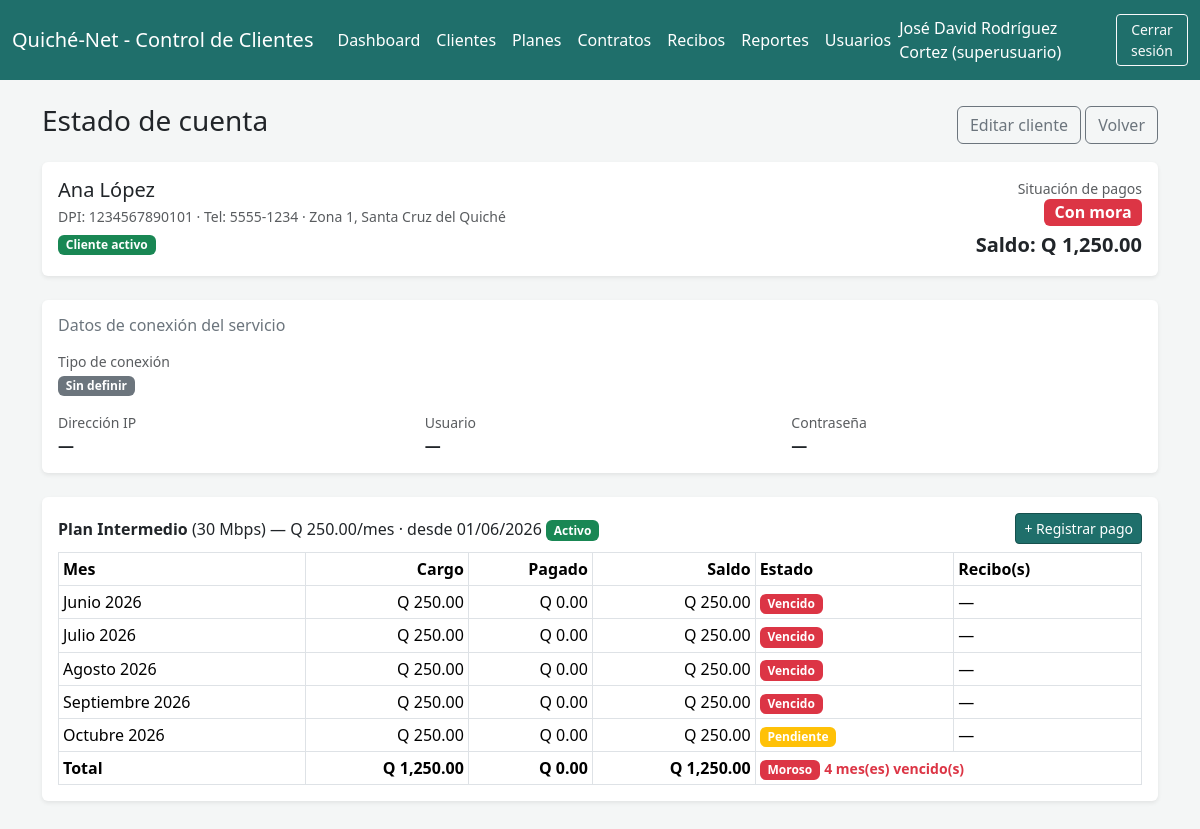
/cliente_detalle.php?id=1 (signed in), run on the app's committed database.
### tables this page shows
CREATE TABLE `clientes` (
  `id` int(11) NOT NULL,
  `nombre` varchar(150) NOT NULL,
  `dpi` varchar(13) DEFAULT NULL,
  `direccion` varchar(200) DEFAULT NULL,
  `telefono` varchar(20) DEFAULT NULL,
  `correo` varchar(100) DEFAULT NULL,
  `tipo_conexion` enum('fibra','antena') DEFAULT NULL,
  `torre` varchar(100) DEFAULT NULL,
  `ip` varchar(45) DEFAULT NULL,
  `usuario_servicio` varchar(100) DEFAULT NULL,
  `password_servicio` varchar(255) DEFAULT NULL,
  `estado` enum('activo','suspendido','inactivo') NOT NULL DEFAULT 'activo',
  `fecha_baja` datetime DEFAULT NULL,
  `creado_en` timestamp NOT NULL DEFAULT current_timestamp()
);

CREATE TABLE `contratos` (
  `id` int(11) NOT NULL,
  `cliente_id` int(11) NOT NULL,
  `plan_id` int(11) NOT NULL,
  `fecha_inicio` date NOT NULL,
  `fecha_fin` date DEFAULT NULL,
  `estado` enum('activo','cancelado') NOT NULL DEFAULT 'activo'
);

CREATE TABLE `planes` (
  `id` int(11) NOT NULL,
  `nombre` varchar(100) NOT NULL,
  `velocidad` varchar(50) NOT NULL,
  `precio` decimal(8,2) NOT NULL,
  `tipo_servicio` varchar(50) NOT NULL,
  `estado` enum('activo','inactivo') NOT NULL DEFAULT 'activo'
);

### cliente_detalle.php (the view, shortened to what this page needs)
<?php
require __DIR__ . '/config.php';
$id = (int) ($_GET['id'] ?? 0);
$stmt = $pdo->prepare('SELECT * FROM clientes WHERE id = ?');
$stmt->execute([$id]);
$cliente = $stmt->fetch();
$stmt = $pdo->prepare("SELECT id FROM contratos WHERE cliente_id = ? ORDER BY estado = 'activo' DESC, fecha_inicio DESC");
$stmt->execute([$id]);
$cuentas = [];
foreach ($stmt->fetchAll(PDO::FETCH_COLUMN) as $cid) {
    $cuentas[] = estadoCuentaContrato($pdo, (int) $cid);
}
$resumen = estadoCuentaCliente($pdo, $id);
require __DIR__ . '/includes/header.php';
?>
<div class="d-flex justify-content-between align-items-center mb-3">
    <h3>Estado de cuenta</h3>
    <div>
        <?php if ($cliente['estado'] === 'inactivo'): ?>
            <a href="clientes_eliminar.php?id=<?= $id ?>&accion=reactivar" class="btn btn-success"
               onclick="return confirm('¿Reactivar a este cliente con todo su historial?');">Reactivar cliente</a>
            <a href="clientes_listar.php?ver=bajas" class="btn btn-outline-secondary">Volver</a>
        <?php else: ?>
            <a href="clientes_form.php?id=<?= $id ?>" class="btn btn-outline-secondary">Editar cliente</a>
            <a href="clientes_listar.php" class="btn btn-outline-secondary">Volver</a>
        <?php endif; ?>
    </div>
</div>
<div class="bg-white p-3 rounded shadow-sm mb-4">
    <div class="row">
        <div class="col-md-8">
            <h5 class="mb-1"><?= e($cliente['nombre']) ?></h5>
            <div class="text-muted small">
                DPI: <?= e($cliente['dpi'] ?: '—') ?> · Tel: <?= e($cliente['telefono'] ?: '—') ?> ·
                <?= e($cliente['direccion'] ?: '—') ?>
            </div>
            <span class="badge bg-<?= $cliente['estado'] === 'activo' ? 'success' : ($cliente['estado'] === 'suspendido' ? 'warning' : 'secondary') ?> mt-2">
                <?= $cliente['estado'] === 'inactivo' ? 'Dado de baja' : 'Cliente ' . e($cliente['estado']) ?>
            </span>
        </div>
        <div class="col-md-4 text-md-end mt-3 mt-md-0">
            <div class="small text-muted">Situación de pagos</div>
            <span id="estadoCuenta" class="badge fs-6 bg-<?= colorEstadoCuenta($resumen['estado']) ?>">
                <?= e($resumen['estado'] === 'Moroso' ? 'Con mora' : $resumen['estado']) ?>
            </span>
            <div class="fs-5 fw-bold mt-1">Saldo: Q <?= number_format($resumen['saldo'], 2) ?></div>
        </div>
    </div>
</div>
<div class="bg-white p-3 rounded shadow-sm mb-4">
    <h6 class="text-secondary mb-3">Datos de conexión del servicio</h6>
    <div class="row g-3">
        <div class="col-md-4">
            <div class="small text-muted">Tipo de conexión</div>
            <div><?= badgeConexion($cliente['tipo_conexion'] ?? null) ?></div>
        </div>
        <div class="col-md-8">
        </div>
        <div class="col-md-4">
            <div class="small text-muted">Dirección IP</div>
            <div class="fw-bold"><?= e($cliente['ip'] ?: '—') ?></div>
        </div>
        <div class="col-md-4">
            <div class="small text-muted">Usuario</div>
            <div class="fw-bold"><?= e($cliente['usuario_servicio'] ?: '—') ?></div>
        </div>
        <div class="col-md-4">
            <div class="small text-muted">Contraseña</div>
            <?php $passCli = descifrar($cliente['password_servicio'] ?? null); ?>
            <?php if ($passCli !== ''): ?>
            <div class="input-group input-group-sm">
                <input type="password" id="passDetalle" class="form-control" value="<?= e($passCli) ?>" readonly>
                <button type="button" class="btn btn-outline-secondary" onclick="togglePass('passDetalle', this)">Ver</button>
                <button type="button" class="btn btn-outline-secondary" onclick="navigator.clipboard.writeText(document.getElementById('passDetalle').value); this.textContent='Copiado'">Copiar</button>
            </div>
            <?php else: ?><div class="fw-bold">—</div><?php endif; ?>
        </div>
    </div>
</div>
<?php foreach ($cuentas as $ec): $co = $ec['contrato']; ?>
<div class="bg-white p-3 rounded shadow-sm mb-4">
    <div class="d-flex justify-content-between align-items-center mb-2">
        <div>
            <strong><?= e($co['plan_nombre']) ?></strong> (<?= e($co['velocidad']) ?>) —
            Q <?= number_format($co['precio'], 2) ?>/mes · desde <?= e(date('d/m/Y', strtotime($co['fecha_inicio']))) ?>
            <span class="badge bg-<?= $co['estado'] === 'activo' ? 'success' : 'secondary' ?>"><?= e(ucfirst($co['estado'])) ?></span>
        </div>
        <?php if ($co['estado'] === 'activo'): ?>
            <a href="pagos_form.php?contrato_id=<?= (int) $co['id'] ?>" class="btn btn-sm btn-isp">+ Registrar pago</a>
        <?php endif; ?>
    </div>
    <table class="table table-bordered table-sm mb-0">
        <thead>
            <tr>
                <th>Mes</th><th class="text-end">Cargo</th><th class="text-end">Pagado</th>
                <th class="text-end">Saldo</th><th>Estado</th><th>Recibo(s)</th>
            </tr>
        </thead>
        <tbody>
            <?php foreach ($ec['meses'] as $m): ?>
            <tr>
                <td><?= e($m['mes']) ?></td>
                <td class="text-end">Q <?= number_format($m['cargo'], 2) ?></td>
                <td class="text-end">Q <?= number_format($m['pagado'], 2) ?></td>
                <td class="text-end">Q <?= number_format($m['saldo'], 2) ?></td>
                <td><span class="badge bg-<?= colorEstadoCuenta($m['estado']) ?>"><?= e($m['estado']) ?></span></td>
                <td>
                    <?= $m['recibos'] ? '' : '—' ?>
                </td>
            </tr>
            <?php endforeach; ?>
        </tbody>
        <tfoot>
            <tr class="fw-bold">
                <td>Total</td>
                <td class="text-end">Q <?= number_format(array_sum(array_column($ec['meses'], 'cargo')), 2) ?></td>
                <td class="text-end">Q <?= number_format(array_sum(array_column($ec['meses'], 'pagado')), 2) ?></td>
                <td class="text-end">Q <?= number_format($ec['saldo'], 2) ?></td>
                <td colspan="2">
                    <span class="badge bg-<?= colorEstadoCuenta($ec['estado']) ?>"><?= e($ec['estado']) ?></span>
                    <?php if ($ec['vencidos']): ?><span class="small text-danger"><?= (int) $ec['vencidos'] ?> mes(es) vencido(s)</span><?php endif; ?>
                </td>
            </tr>
        </tfoot>
    </table>
</div>
<?php endforeach; ?>
<?php require __DIR__ . '/includes/footer.php'; ?>

### assets/css/style.css (style rules this page uses)
:root { --color-primario: #1f6f6b; --color-primario-oscuro: #16514e; --color-claro: #e7f3f2; }
body { background-color: #f4f6f6; }
.btn-isp { background-color: var(--color-primario); border-color: var(--color-primario-oscuro); color: #fff; }
.table thead { background-color: var(--color-primario); color: #fff; }

### data on the page
clientes: nombre "Ana López", dpi "1234567890101", telefono "5555-1234", direccion "Zona 1, Santa Cruz del Quiché", estado "activo", ip "—", usuario_servicio "—"
contratos: plan.nombre "Plan Intermedio", plan.velocidad "30 Mbps", plan.precio "250.00", fecha_inicio "01/06/2026", estado "Activo", mes "Junio 2026", cargo "250.00", pagado "0.00", saldo "250.00", estado "Vencido", mes "Julio 2026", mes "Agosto 2026", mes "Septiembre 2026", mes "Octubre 2026", estado "Pendiente", array_sum(array_column($ec['meses'], 'cargo')) "1,250.00", array_sum(array_column($ec['meses'], 'pagado')) "0.00", saldo "1,250.00", estado "Moroso", vencidos "4"

### other printed values
$_SESSION['usuario_nombre'] "José David Rodríguez Cortez"
$_SESSION['usuario_rol'] "superusuario"
$resumen['estado'] === 'Moroso' ? 'Con mora' : $resumen['estado'] "Con mora"
$resumen['saldo'] "1,250.00"
